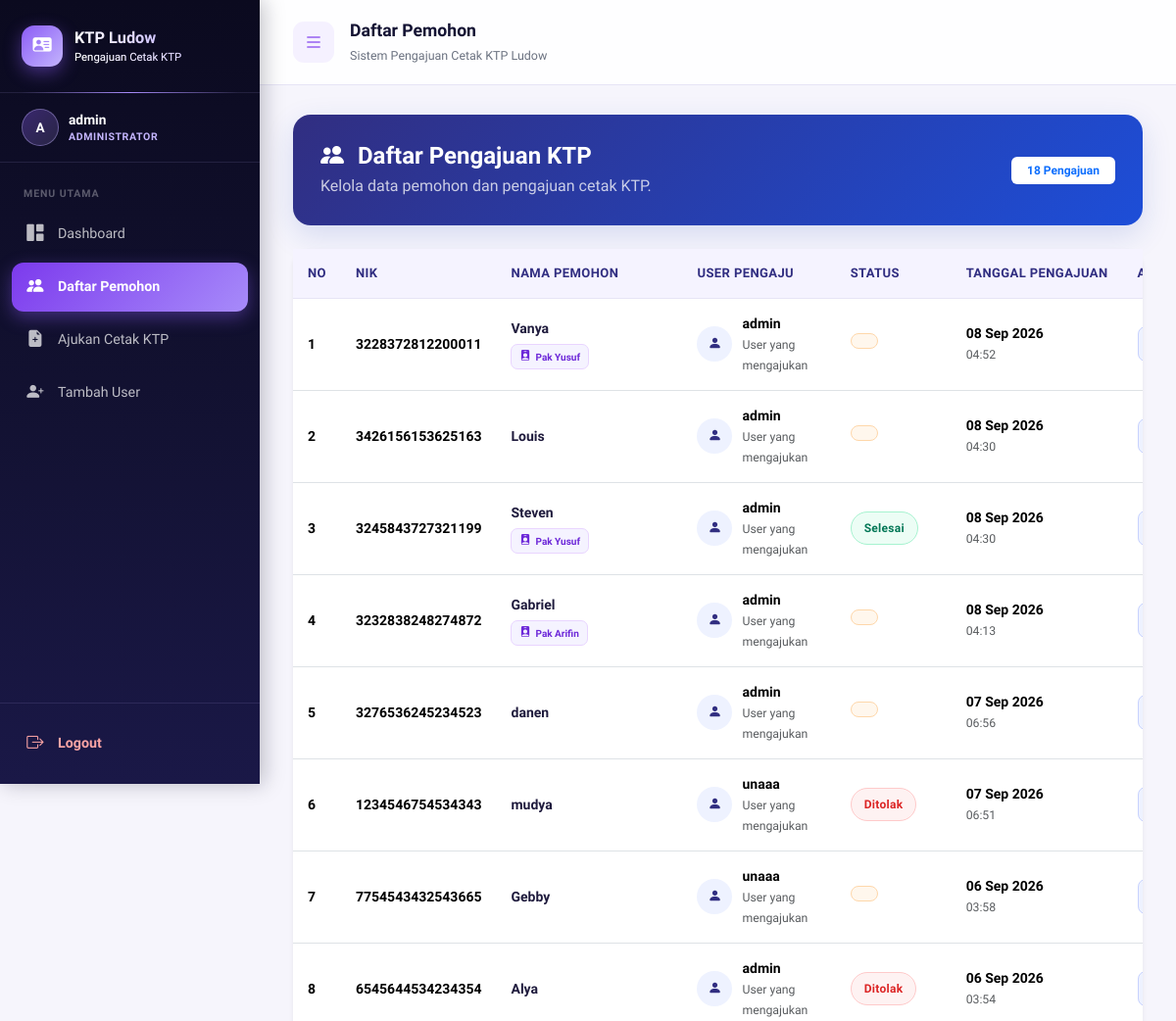
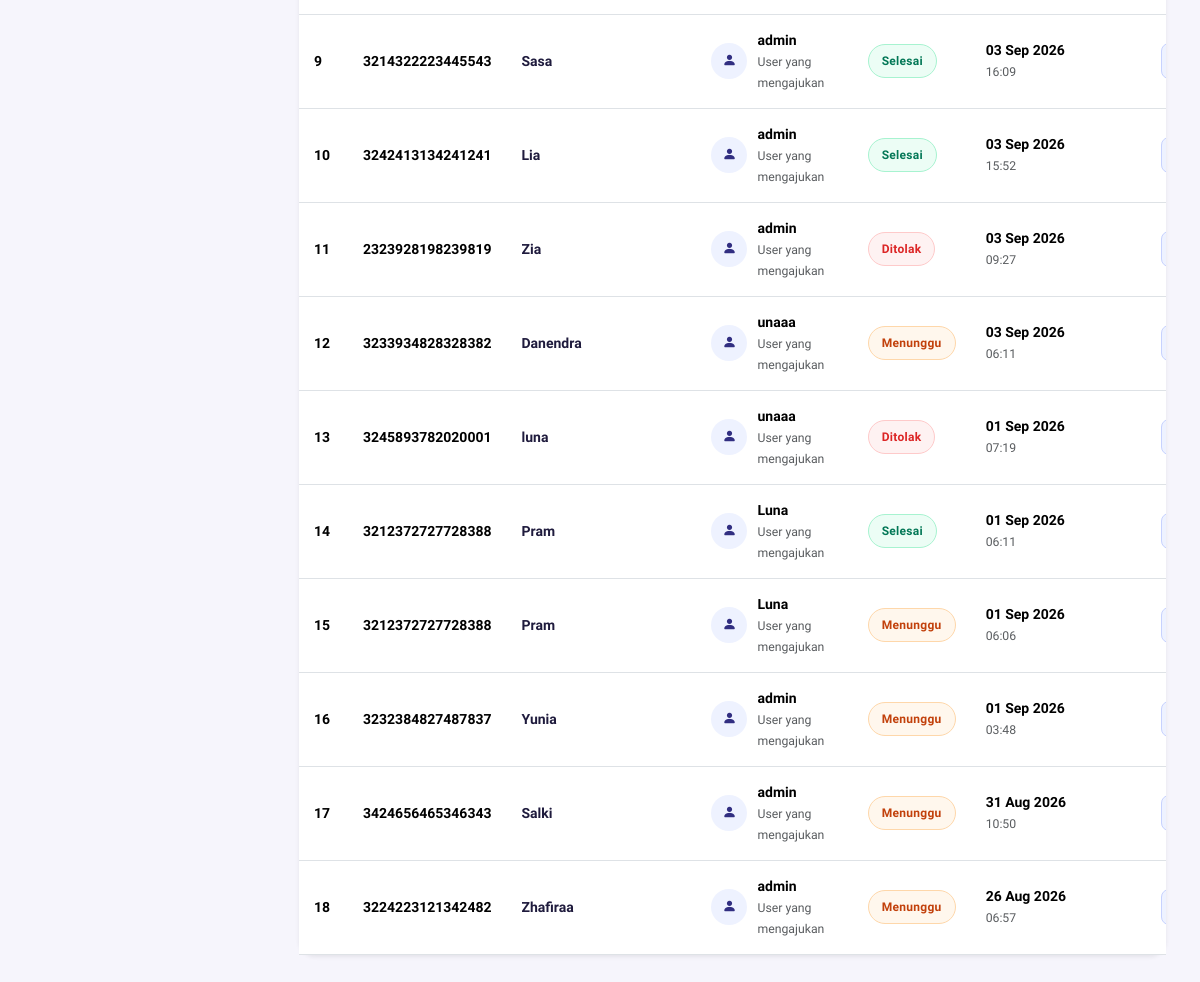
The page /admin/pemohon.php (signed in) on the database its author committed (2 pictures, top to bottom).
### tables this page shows
CREATE TABLE `pengajuan_ktp` (
  `id` int(11) NOT NULL AUTO_INCREMENT,
  `nik` varchar(16) NOT NULL,
  `nama_pemohon` varchar(30) NOT NULL,
  `gambar_path` varchar(255) NOT NULL,
  `foto_diri_path` varchar(255) DEFAULT NULL,
  `status` enum('pending','proses','selesai','ditolak') DEFAULT 'pending',
  `alasan_penolakan` text DEFAULT NULL,
  `user_id` int(11) DEFAULT NULL,
  `nama_atasan` varchar(100) DEFAULT NULL,
  `created_at` timestamp NOT NULL DEFAULT current_timestamp(),
  `updated_at` timestamp NOT NULL DEFAULT current_timestamp() ON UPDATE current_timestamp(),
  PRIMARY KEY (`id`),
  KEY `pengajuan_ktp_ibfk_1` (`user_id`),
  CONSTRAINT `pengajuan_ktp_ibfk_1` FOREIGN KEY (`user_id`) REFERENCES `users` (`id`) ON DELETE CASCADE ON UPDATE CASCADE
);

CREATE TABLE `users` (
  `id` int(11) NOT NULL AUTO_INCREMENT,
  `username` varchar(50) NOT NULL,
  `password` varchar(255) NOT NULL,
  `password_plain` varchar(255) DEFAULT NULL,
  `role` enum('admin','user') DEFAULT 'user',
  `created_at` timestamp NOT NULL DEFAULT current_timestamp(),
  PRIMARY KEY (`id`),
  UNIQUE KEY `username` (`username`)
);

### includes/functions.php (called while the page is built, shortened)
<?php
if (!function_exists('e')) {
    function e($value)
    {
        return htmlspecialchars(
            (string) $value,
            ENT_QUOTES,
            'UTF-8'
        );
    }
}

### admin/pemohon.php (the view, shortened to what this page needs)
<?php
require_once __DIR__ . '/../config.php';
require_once __DIR__ . '/../includes/functions.php';
$stmt = $pdo->query("
    SELECT
        p.id,
        p.user_id,
        p.nik,
        p.nama_pemohon,
        p.nama_atasan,
        p.gambar_path,
        p.foto_diri_path,
        p.status,
        p.alasan_penolakan,
        p.created_at,
        u.username AS user_pengaju
    FROM pengajuan_ktp p
    LEFT JOIN users u
        ON u.id = p.user_id
    ORDER BY p.created_at DESC
");
$pengajuan =
    $stmt->fetchAll(
        PDO::FETCH_ASSOC
    );
require_once __DIR__ . '/../includes/header.php';
?>
<div class="page-header-box">
    <div
        class="
            d-flex
            justify-content-between
            align-items-center
            flex-wrap
            gap-3
        "
    >
        <div>
            <h4 class="fw-bold mb-1">
                <i
                    class="bi bi-people-fill me-2"
                ></i>
                Daftar Pengajuan KTP
            </h4>
            <p class="mb-0 opacity-75">
                Kelola data pemohon dan pengajuan
                cetak KTP.
            </p>
        </div>
        <div>
            <span
                class="badge bg-white text-primary px-3 py-2"
            >
                <?= count($pengajuan) ?> Pengajuan
            </span>
        </div>
    </div>
</div>
<div class="card border-0 shadow-sm">
    <div class="card-body p-0">
        <div class="table-responsive">
            <table
                class="
                    table
                    table-hover
                    align-middle
                    mb-0
                    pengajuan-table
                "
            >
                <thead>
                    <tr>
                        <th>
                            No
                        </th>
                        <th>
                            NIK
                        </th>
                        <th>
                            Nama Pemohon
                        </th>
                        <th>
                            User Pengaju
                        </th>
                        <th>
                            Status
                        </th>
                        <th>
                            Tanggal Pengajuan
                        </th>
                        <th>
                        </th>
                    </tr>
                </thead>
                <tbody>
                <?php if (!$pengajuan): ?>
                    <tr>
                        <td
                            colspan="7"
                            class="p-0"
                        >
                            <div class="empty-box">
                                <i
                                    class="bi bi-inbox"
                                ></i>
                                <strong>
                                    Belum ada pengajuan
                                </strong>
                                <div class="small mt-1">
                                    Data pengajuan akan muncul di sini.
                                </div>
                            </div>
                        </td>
                    </tr>
                <?php else: ?>
                    <?php foreach (
                        $pengajuan as $index => $row
                    ): ?>
                        <?php
                        $status =
                            strtolower(
                                trim(
                                    $row['status'] ?? ''
                                )
                            );
                        if (
                            $status === 'pending' ||
                            $status === 'menunggu' ||
                            $status === 'diproses'
                        ) {
                            $statusText =
                                'Menunggu';
                            $statusClass =
                                'status-menunggu';
                        } elseif (
                            $status === 'selesai'
                        ) {
                            $statusText =
                                'Selesai';
                            $statusClass =
                                'status-selesai';
                        } elseif (
                            $status === 'ditolak'
                        ) {
                            $statusText =
                                'Ditolak';
                            $statusClass =
                                'status-ditolak';
                        } else {
                            $statusText =
                                ucfirst($status);
                            $statusClass =
                                'status-menunggu';
                        }
                        ?>
                        <tr>
                            <td class="fw-semibold">
                                <?= $index + 1 ?>
                            </td>
                            <td>
                                <span
                                    class="fw-semibold"
                                >
                                    <?= e(
                                        $row['nik']
                                    ) ?>
                                </span>
                            </td>
                            <td>
                                <div
                                    class="nama-pemohon"
                                >
                                    <div
                                        class="nama-pemohon-text"
                                    >
                                        <?= e(
                                            $row[
                                                'nama_pemohon'
                                            ]
                                        ) ?>
                                    </div>
                                    <?php if (
                                        !empty(
                                            $row[
                                                'nama_atasan'
                                            ]
                                        )
                                    ): ?>
                                        <span
                                            class="atasan-badge"
                                            title="
                                                Pengajuan diajukan oleh atasan:
                                                <?= e(
                                                    $row[
                                                        'nama_atasan'
                                                    ]
                                                ) ?>
                                            "
                                        >
                                            <i
                                                class="
                                                    bi
                                                    bi-person-badge-fill
                                                "
                                            ></i>
                                            <?= e(
                                                $row[
                                                    'nama_atasan'
                                                ]
                                            ) ?>
                                        </span>
                                    <?php endif; ?>
                                </div>
                            </td>
                            <td>
                                <div
                                    class="user-pengaju"
                                >
                                    <div
                                        class="user-icon"
                                    >
                                        <i
                                            class="
                                                bi
                                                bi-person-fill
                                            "
                                        ></i>
                                    </div>
                                    <div>
                                        <div
                                            class="fw-semibold"
                                        >
                                            <?= e(
                                                $row[
                                                    'user_pengaju'
                                                ] ?? '-'
                                            ) ?>
                                        </div>
                                        <small
                                            class="text-muted"
                                        >
                                            User yang mengajukan
                                        </small>
                                    </div>
                                </div>
                            </td>
                            <td>
                                <span
                                    class="
                                        status-badge
                                        <?= $statusClass ?>
                                    "
                                >
                                    <?= e(
                                        $statusText
                                    ) ?>
                                </span>
                            </td>
                            <td>
                                <div
                                    class="fw-semibold"
                                >
                                    <?= e(
                                        date(
                                            'd M Y',
                                            strtotime(
                                                $row[
                                                    'created_at'
                                                ]
                                            )
                                        )
                                    ) ?>
                                </div>
                                <small
                                    class="text-muted"
                                >
                                    <?= e(
                                        date(
                                            'H:i',
                                            strtotime(
                                                $row[
                                                    'created_at'
                                                ]
                                            )
                                        )
                                    ) ?>
                                </small>
                            </td>
                            <td>
                                <div
                                    class="aksi-wrapper"
                                >
                                    <a
                                        href="
                                            proses/pengajuan.php?id=
                                            <?= (int)
                                                $row['id'] ?>
                                        "
                                        class="btn-lampiran"
                                        title="Lihat lampiran"
                                    >
                                    </a>
                                </div>
                            </td>
                        </tr>
                    <?php endforeach; ?>
                <?php endif; ?>
                </tbody>
            </table>
        </div>
    </div>
</div>
<?php
require_once __DIR__ . '/../includes/footer.php';
?>

### rows shown on the page
pengajuan_ktp: nik "3228372812200011", nama_pemohon "Vanya", nama_atasan "Pak Yusuf", user.username "admin", created_at "08 Sep 2026", created_at "04:52"
pengajuan_ktp: nik "3426156153625163", nama_pemohon "Louis", user.username "admin", created_at "08 Sep 2026", created_at "04:30"
pengajuan_ktp: nik "3245843727321199", nama_pemohon "Steven", nama_atasan "Pak Yusuf", user.username "admin", status "Selesai", created_at "08 Sep 2026", created_at "04:30"
pengajuan_ktp: nik "3232838248274872", nama_pemohon "Gabriel", nama_atasan "Pak Arifin", user.username "admin", created_at "08 Sep 2026", created_at "04:13"
pengajuan_ktp: nik "3276536245234523", nama_pemohon "danen", user.username "admin", created_at "07 Sep 2026", created_at "06:56"
pengajuan_ktp: nik "1234546754534343", nama_pemohon "mudya", user.username "unaaa", status "Ditolak", created_at "07 Sep 2026", created_at "06:51"
pengajuan_ktp: nik "7754543432543665", nama_pemohon "Gebby", user.username "unaaa", created_at "06 Sep 2026", created_at "03:58"
pengajuan_ktp: nik "6545644534234354", nama_pemohon "Alya", user.username "admin", status "Ditolak", created_at "06 Sep 2026", created_at "03:54"
pengajuan_ktp: nik "3214322223445543", nama_pemohon "Sasa", user.username "admin", status "Selesai", created_at "03 Sep 2026", created_at "16:09"
pengajuan_ktp: nik "3242413134241241", nama_pemohon "Lia", user.username "admin", status "Selesai", created_at "03 Sep 2026", created_at "15:52"
pengajuan_ktp: nik "2323928198239819", nama_pemohon "Zia", user.username "admin", status "Ditolak", created_at "03 Sep 2026", created_at "09:27"
pengajuan_ktp: nik "3233934828328382", nama_pemohon "Danendra", user.username "unaaa", status "Menunggu", created_at "03 Sep 2026", created_at "06:11"
pengajuan_ktp: nik "3245893782020001", nama_pemohon "luna", user.username "unaaa", status "Ditolak", created_at "01 Sep 2026", created_at "07:19"
pengajuan_ktp: nik "3212372727728388", nama_pemohon "Pram", user.username "Luna", status "Selesai", created_at "01 Sep 2026", created_at "06:11"
pengajuan_ktp: nik "3212372727728388", nama_pemohon "Pram", user.username "Luna", status "Menunggu", created_at "01 Sep 2026", created_at "06:06"
pengajuan_ktp: nik "3232384827487837", nama_pemohon "Yunia", user.username "admin", status "Menunggu", created_at "01 Sep 2026", created_at "03:48"
pengajuan_ktp: nik "3424656465346343", nama_pemohon "Salki", user.username "admin", status "Menunggu", created_at "31 Aug 2026", created_at "10:50"
pengajuan_ktp: nik "3224223121342482", nama_pemohon "Zhafiraa", user.username "admin", status "Menunggu", created_at "26 Aug 2026", created_at "06:57"

### other values the page prints
substr($namaUser, 0, 1) "A"
$namaUser "admin"
$pageTitle "Daftar Pemohon"
count($pengajuan) "18"
